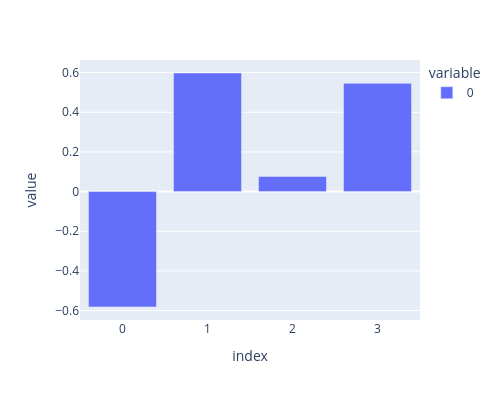

Notebook cell for this chart:
### Code cell
px.bar(pca.components_[2], width=500, height=400)

### Figure 1 — Plotly figure (JSON) as saved in the notebook; plotly's stock layout.template omitted (floating-point values rounded to 4 significant figures)
{"data": [{"hovertemplate": "variable=0<br>index=%{x}<br>value=%{y}<extra></extra>", "legendgroup": "0", "marker": {"color": "#636efa", "pattern": {"shape": ""}}, "name": "0", "orientation": "v", "showlegend": true, "textposition": "auto", "type": "bar", "x": [0, 1, 2, 3], "xaxis": "x", "y": [-0.582, 0.5979, 0.07624, 0.5458], "yaxis": "y"}], "layout": {"barmode": "relative", "height": 400, "legend": {"title": {"text": "variable"}, "tracegroupgap": 0}, "margin": {"t": 60}, "width": 500, "xaxis": {"anchor": "y", "domain": [0, 1], "title": {"text": "index"}}, "yaxis": {"anchor": "x", "domain": [0, 1], "title": {"text": "value"}}}}
